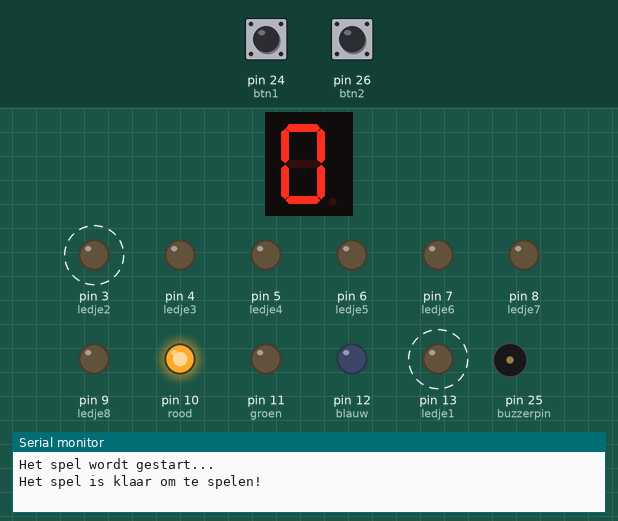
The sketch below on a simulated Arduino Mega 2560, built with avr-gcc and run on an emulated ATmega2560. On the bench: 1-digit seven-segment display, output pins drawn as LEDs (lit = HIGH), buzzer (waves = sounding), the last lines printed to the serial monitor. Wiring (inferred from the names in the program): 1-digit 7-segment display, segments lit when HIGH: segments pin 51, pin 50, pin 47, pin 48, pin 49, pin 52, pin 53, pin 46. Dashed ring = blinking. Inputs (shaded band) come from the test bench; at power-on: pin 24 (btn1) HIGH, pin 26 (btn2) HIGH. Random numbers use the default seed unless the sketch sets one; the segment pins are drawn as the display they are named for; pins used as bus, display or sensor lines are not drawn.

Above: at 0.99 s.
1.3 s: pin 24 (btn1) pulled LOW for 0.15 s
At 1.58 s:
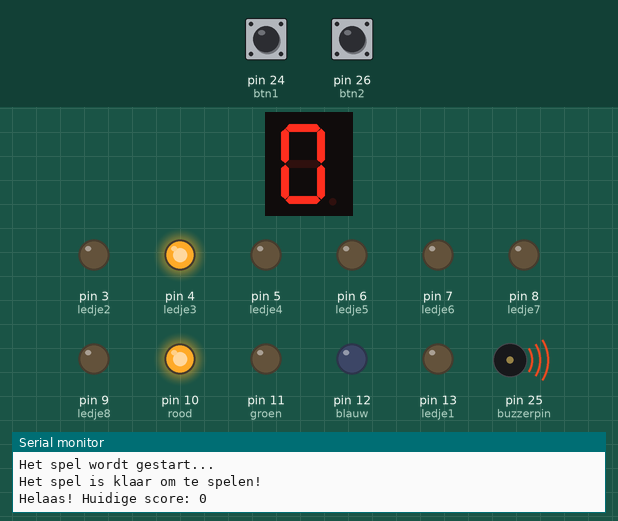
2.0 s: pin 24 (btn1) pulled LOW for 1 s
At 2.61 s:
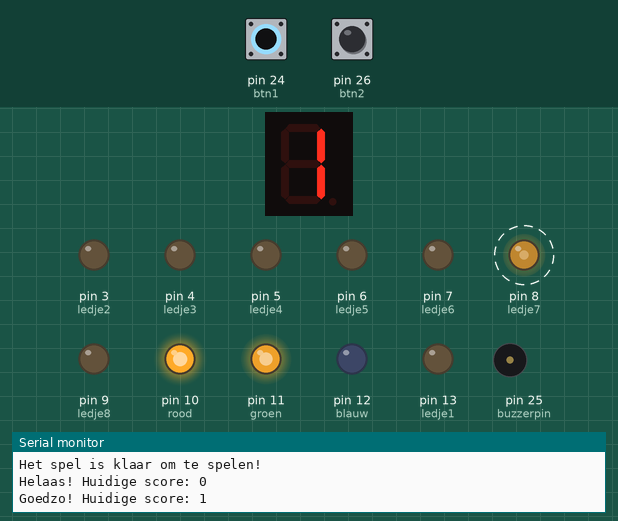
3.6 s: pin 26 (btn2) pulled LOW for 0.15 s
At 3.94 s:
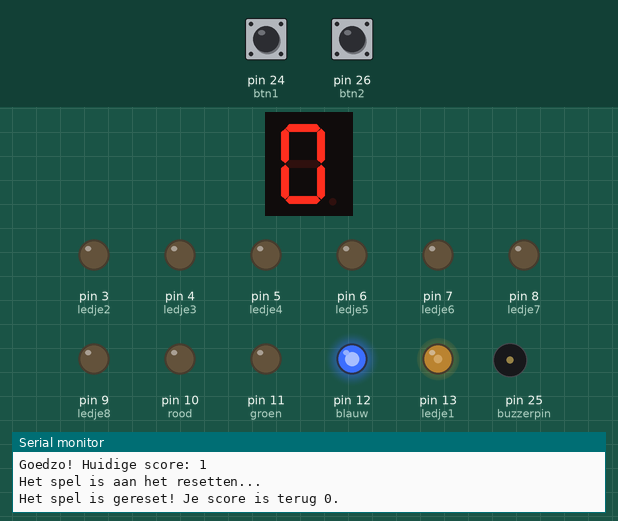
4.3 s: pin 24 (btn1) pulled LOW for 0.15 s
At 4.57 s:
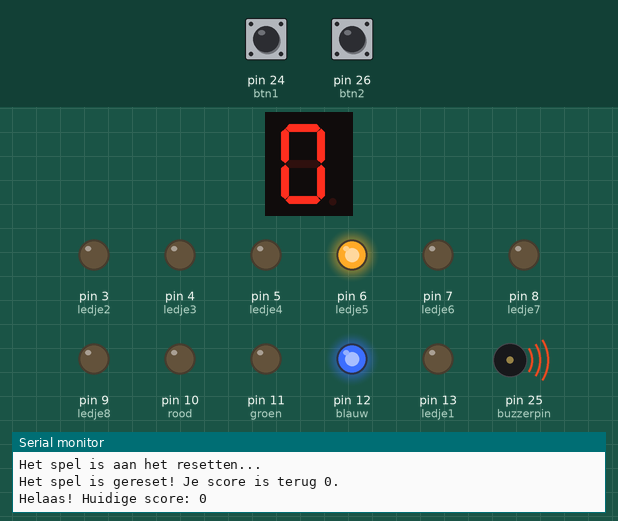
5.0 s: pin 24 (btn1) pulled LOW for 3.2 s
At 6.38 s:
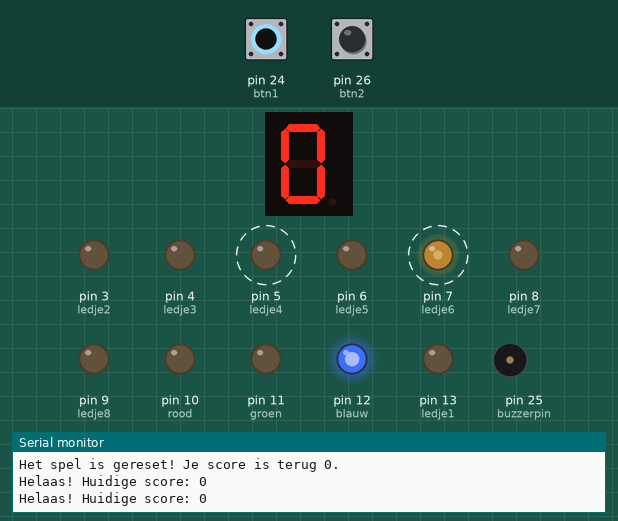
8.8 s: pin 24 (btn1) pulled LOW for 0.15 s
At 9.08 s:
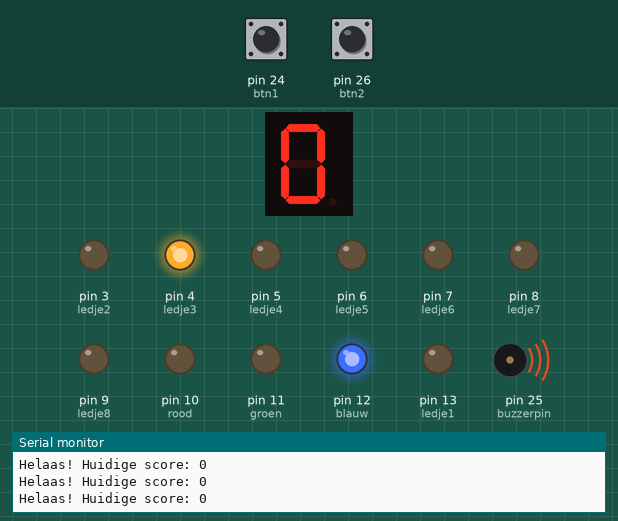
Timing chart, 0 to 12.4 s (numbered marks = the images above; inputs shaded):
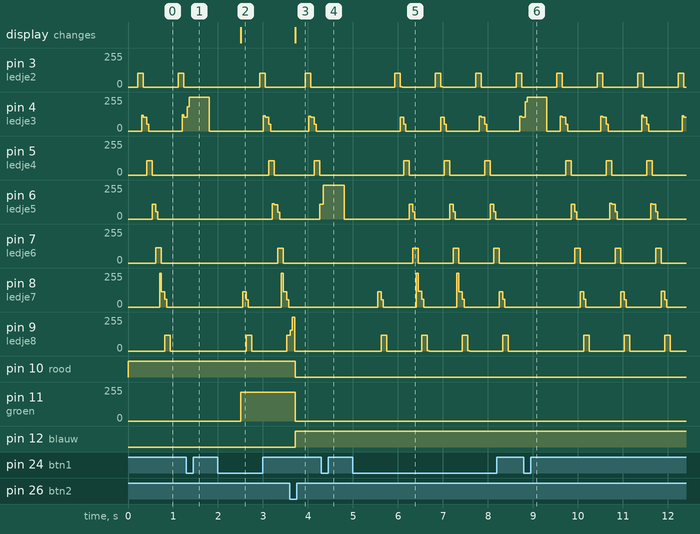

The sketch:

Spelletje.ino
```cpp
int ledje1 = 13;
int ledje2 = 3;
int ledje3 = 4;
int ledje4 = 5;
int ledje5 = 6;
int ledje6 = 7;
int ledje7 = 8;
int ledje8 = 9;

int rood = 10;
int groen = 11;
int blauw = 12;

int A = 51;
int B = 50;
int C = 47;
int D = 48;
int E = 49;
int F = 52;
int G = 53;
int DP = 46;

unsigned long vorigemillis;
unsigned long huidigemillis;
unsigned long interval = 100;

int ledwaarde = 0;
int gezocht = 0;
int bevestiging = 0;
int score = 0;
int level = 1;

int buzzerpin = 25;

int btn1 = 24;
int btn2 = 26;
bool btnstate1 = HIGH;
bool ingedrukt1 = LOW;
bool btnstate2 = HIGH;
bool ingedrukt2 = LOW;

bool stopknop = LOW;
int resetknop;

void setup() {
  //Initiële setup van het spel.
  Serial.begin(9600);
  Serial.println("Het spel wordt gestart...");

  pinMode(ledje1, OUTPUT);
  pinMode(ledje2, OUTPUT);
  pinMode(ledje3, OUTPUT);
  pinMode(ledje4, OUTPUT);
  pinMode(ledje5, OUTPUT);
  pinMode(ledje6, OUTPUT);
  pinMode(ledje7, OUTPUT);
  pinMode(ledje8, OUTPUT);
  pinMode(rood, OUTPUT);
  pinMode(groen, OUTPUT);
  pinMode(blauw, OUTPUT);
  pinMode(buzzerpin, OUTPUT);
  pinMode(btn1, INPUT_PULLUP);
  pinMode(btn2, INPUT_PULLUP);

  pinMode(A, OUTPUT);
  pinMode(B, OUTPUT);
  pinMode(C, OUTPUT);
  pinMode(D, OUTPUT);
  pinMode(E, OUTPUT);
  pinMode(F, OUTPUT);
  pinMode(G, OUTPUT);
  pinMode(DP, OUTPUT);

  vorigemillis = millis();
  randomSeed(analogRead(5));
  gezocht = random(1, 5);

  Serial.println("Het spel is klaar om te spelen!");
}

void loop() {
  //Kijkt wanneer de stopknop wordt ingedrukt en geeft door aan de ledjes of ze mogen branden of niet.
  btnstate1 = digitalRead(btn1);
  if (btnstate1 == LOW) {
    if (ingedrukt1 == LOW){
      stopknop = HIGH;
      ingedrukt1 = HIGH;
    }

  }
  if (btnstate1 == HIGH){
    ingedrukt1 = LOW;
  }


  //Reset het spel wanneer de reset knop wordt ingedrukt.
  btnstate2 = digitalRead(btn2);
  if (score > 0 || level == 2) {
    if (btnstate2 == LOW) {
      if (ingedrukt2 == LOW) {
        ingedrukt2 = HIGH;
        Serial.println("Het spel is aan het resetten...");
        delay(100);
        reset();
      }
    }
  }
  if (btnstate2 == HIGH){
    ingedrukt2 = LOW;
  }


  //Kijkt op welke LED is gestopt en laat die branden.
  //Daarna kijkt de code of de led waarop gestopt is verschilt van de gezochte kleur,
  //daarna wordt er een gepast geluid afgespeeld en eventueel een punt gegeven.
  if (stopknop == HIGH) {
    digitalWrite(ledwaarde, HIGH);
    if (bevestiging != gezocht) {
      geen_punt();
      delay(500);
      restart();
    } else {
      punt();
      delay(500);
      restart();
    }
  } else {
    digitalWrite(ledwaarde, LOW);
  }


  //Kijkt op welke kleur er gestopt moet worden en geeft dit door aan de functie 'zetRGB'.
  //1 --> Rood    3 --> Blauw
  //2 --> Groen   4 --> Geel
  if (gezocht == 1) {
    zetRGB(255, 0, 0);
  } else if (gezocht == 2) {
    zetRGB(0, 255, 0);
  } else if (gezocht == 3) {
    zetRGB(0, 0, 255);
  } else if (gezocht == 4) {
    zetRGB(255, 216, 0);
  }


  //Hier bekijkt de code de score en verhogen we het level als de speler een score van 10 heeft.
  //Indien je level 2 bent en de score 10 is, heb je gewonnen.
  if (level == 1) {
    digitalWrite(DP, LOW);
    if (score == 10) {
      level = 2;
      score = 0;
      interval = 65;
      Serial.println("Goed bezig! Laten we een beetje sneller gaan...");
    }
  }
  if (level == 2) {
    digitalWrite(DP, HIGH);
    if (score == 10) {
      Serial.println("PROFICIAT! JE HEBT GEWONNEN!");
      delay(1000);
      reset();
    }
  }


  //Hier roept de code nodige functies op om alijd de nodige info
  //door te geven aan desbetreffende functies.
  ledjes(stopknop);
  segment_display(score);
}


//Geeft de gezochte kleur door aan de RGB LED.
void zetRGB (int nieuwrood, int nieuwgroen, int nieuwblauw) {
  analogWrite(rood, nieuwrood);
  analogWrite(groen, nieuwgroen);
  analogWrite(blauw, nieuwblauw);
}


//Kijkt of de ledjes aan/uit moeten en laat ze branden wanneer nodig.
void ledjes(bool stopknop) {
  if (stopknop == LOW) {
    huidigemillis = millis();
    if (huidigemillis - vorigemillis >= interval * 9) {
      vorigemillis = huidigemillis;
    } else if (huidigemillis - vorigemillis >= interval * 8) {
      digitalWrite(ledje7, LOW);
      digitalWrite(ledje8, HIGH);
      ledwaarde = 9;
      bevestiging = 2;
    } else if (huidigemillis - vorigemillis >= interval * 7) {
      digitalWrite(ledje6, LOW);
      digitalWrite(ledje7, HIGH);
      ledwaarde = 8;
      bevestiging = 3;
    } else if (huidigemillis - vorigemillis >= interval * 6) {
      digitalWrite(ledje5, LOW);
      digitalWrite(ledje6, HIGH);
      ledwaarde = 7;
      bevestiging = 4;
    } else if (huidigemillis - vorigemillis >= interval * 5) {
      digitalWrite(ledje4, LOW);
      digitalWrite(ledje5, HIGH);
      ledwaarde = 6;
      bevestiging = 2;
    } else if (huidigemillis - vorigemillis >= interval * 4) {
      digitalWrite(ledje3, LOW);
      digitalWrite(ledje4, HIGH);
      ledwaarde = 5;
      bevestiging = 1;
    } else if (huidigemillis - vorigemillis >= interval * 3) {
      digitalWrite(ledje2, LOW);
      digitalWrite(ledje3, HIGH);
      ledwaarde = 4;
      bevestiging = 4;
    } else if (huidigemillis - vorigemillis >= interval * 2) {
      digitalWrite(ledje1, LOW);
      digitalWrite(ledje2, HIGH);
      ledwaarde = 3;
      bevestiging = 3;
    } else if (huidigemillis - vorigemillis >= interval) {
      digitalWrite(ledje8, LOW);
      digitalWrite(ledje1, HIGH);
      ledwaarde = 13;
      bevestiging = 1;
    }
  }
}


//Krijgt de score binnen en laat die zien op het segmenten display.
void segment_display (int score) {
  if (score == 1) {
    digitalWrite(A, LOW);
    digitalWrite(B, HIGH);
    digitalWrite(C, HIGH);
    digitalWrite(D, LOW);
    digitalWrite(E, LOW);
    digitalWrite(F, LOW);
    digitalWrite(G, LOW);
  }
  if (score == 2) {
    digitalWrite(A, HIGH);
    digitalWrite(B, HIGH);
    digitalWrite(C, LOW);
    digitalWrite(D, HIGH);
    digitalWrite(E, HIGH);
    digitalWrite(F, LOW);
    digitalWrite(G, HIGH);
  }
  if (score == 3) {
    digitalWrite(A, HIGH);
    digitalWrite(B, HIGH);
    digitalWrite(C, HIGH);
    digitalWrite(D, HIGH);
    digitalWrite(E, LOW);
    digitalWrite(F, LOW);
    digitalWrite(G, HIGH);
  }
  if (score == 4) {
    digitalWrite(A, LOW);
    digitalWrite(B, HIGH);
    digitalWrite(C, HIGH);
    digitalWrite(D, LOW);
    digitalWrite(E, LOW);
    digitalWrite(F, HIGH);
    digitalWrite(G, HIGH);
  }
  if (score == 5) {
    digitalWrite(A, HIGH);
    digitalWrite(B, LOW);
    digitalWrite(C, HIGH);
    digitalWrite(D, HIGH);
    digitalWrite(E, LOW);
    digitalWrite(F, HIGH);
    digitalWrite(G, HIGH);
  }
  if (score == 6) {
    digitalWrite(A, HIGH);
    digitalWrite(B, LOW);
    digitalWrite(C, HIGH);
    digitalWrite(D, HIGH);
    digitalWrite(E, HIGH);
    digitalWrite(F, HIGH);
    digitalWrite(G, HIGH);
  }
  if (score == 7) {
    digitalWrite(A, HIGH);
    digitalWrite(B, HIGH);
    digitalWrite(C, HIGH);
    digitalWrite(D, LOW);
    digitalWrite(E, LOW);
    digitalWrite(F, LOW);
    digitalWrite(G, LOW);
  }
  if (score == 8) {
    digitalWrite(A, HIGH);
    digitalWrite(B, HIGH);
    digitalWrite(C, HIGH);
    digitalWrite(D, HIGH);
    digitalWrite(E, HIGH);
    digitalWrite(F, HIGH);
    digitalWrite(G, HIGH);
  }
  if (score == 9) {
    digitalWrite(A, HIGH);
    digitalWrite(B, HIGH);
    digitalWrite(C, HIGH);
    digitalWrite(D, LOW);
    digitalWrite(E, LOW);
    digitalWrite(F, HIGH);
    digitalWrite(G, HIGH);
  }
  if (score == 0) {
    digitalWrite(A, HIGH);
    digitalWrite(B, HIGH);
    digitalWrite(C, HIGH);
    digitalWrite(D, HIGH);
    digitalWrite(E, HIGH);
    digitalWrite(F, HIGH);
    digitalWrite(G, LOW);
  }
}


//Doet de buzzer van een punt of geen punt gaan en doet een punt bij de score.
void punt () {
  buzzer(1);
  score++;
  Serial.print("Goedzo! Huidige score: ");
  Serial.println(score);
  gezocht = random(1, 5);
}
void geen_punt () {
  buzzer(2);
  Serial.print("Helaas! Huidige score: ");
  Serial.println(score);
}


//Doet de buzzer gaan op een gepaste punt/geen punt toon.
void buzzer (int juistfout) {
  if (juistfout == 1) {
    tone(buzzerpin, 550);

  } else if (juistfout == 2) {
    tone(buzzerpin, 55);

  }
}


//Zet alle waarden van het spel terug klaar na een punt is gemaakt.
void restart () {
  digitalWrite(buzzerpin, LOW);
  digitalWrite(ledwaarde, LOW);
  ledwaarde = 0;
  bevestiging = 0;
  stopknop = LOW;
  noTone(buzzerpin);
  delay(10);
}


//Zet alle waarden van het spel terug zoals in het begin (reset).
void reset() {
  Serial.println("Het spel is gereset! Je score is terug 0.");
  score = 0;
  level = 1;
  interval = 100;
  restart();
  gezocht = random(1, 5);
  delay(10);
}
```

Measured:
- after the input at 1.3 s, tone on pin 25 (buzzerpin): silent → 55 Hz at once, → silent 0.50 s later
- after the input at 2.0 s, pin 11 (groen): 0/255 → 216/255 after 0.51 s; tone on pin 25 (buzzerpin): silent → 550 Hz at once, → silent 0.50 s later; the display: changes after 0.51 s (image 2)
- after the input at 3.6 s, pin 10 (rood): HIGH → LOW after 0.12 s; pin 11 (groen): 216/255 → 0/255 after 0.12 s; pin 12 (blauw): LOW → HIGH after 0.12 s; the display: changes after 0.12 s (image 3)
- after the input at 4.3 s, tone on pin 25 (buzzerpin): silent → 55 Hz at once, → silent 0.50 s later
- after the input at 5.0 s, tone on pin 25 (buzzerpin): silent → 55 Hz at once, → silent 0.50 s later
- after the input at 8.8 s, tone on pin 25 (buzzerpin): silent → 55 Hz at once, → silent 0.50 s later
- by itself, pin 5 (ledje4): alternates 108/255 for 0.12 s and 0/255 for 0.78 s
- by itself, pin 7 (ledje6): alternates 112/255 for 0.12 s and 0/255 for 0.78 s
